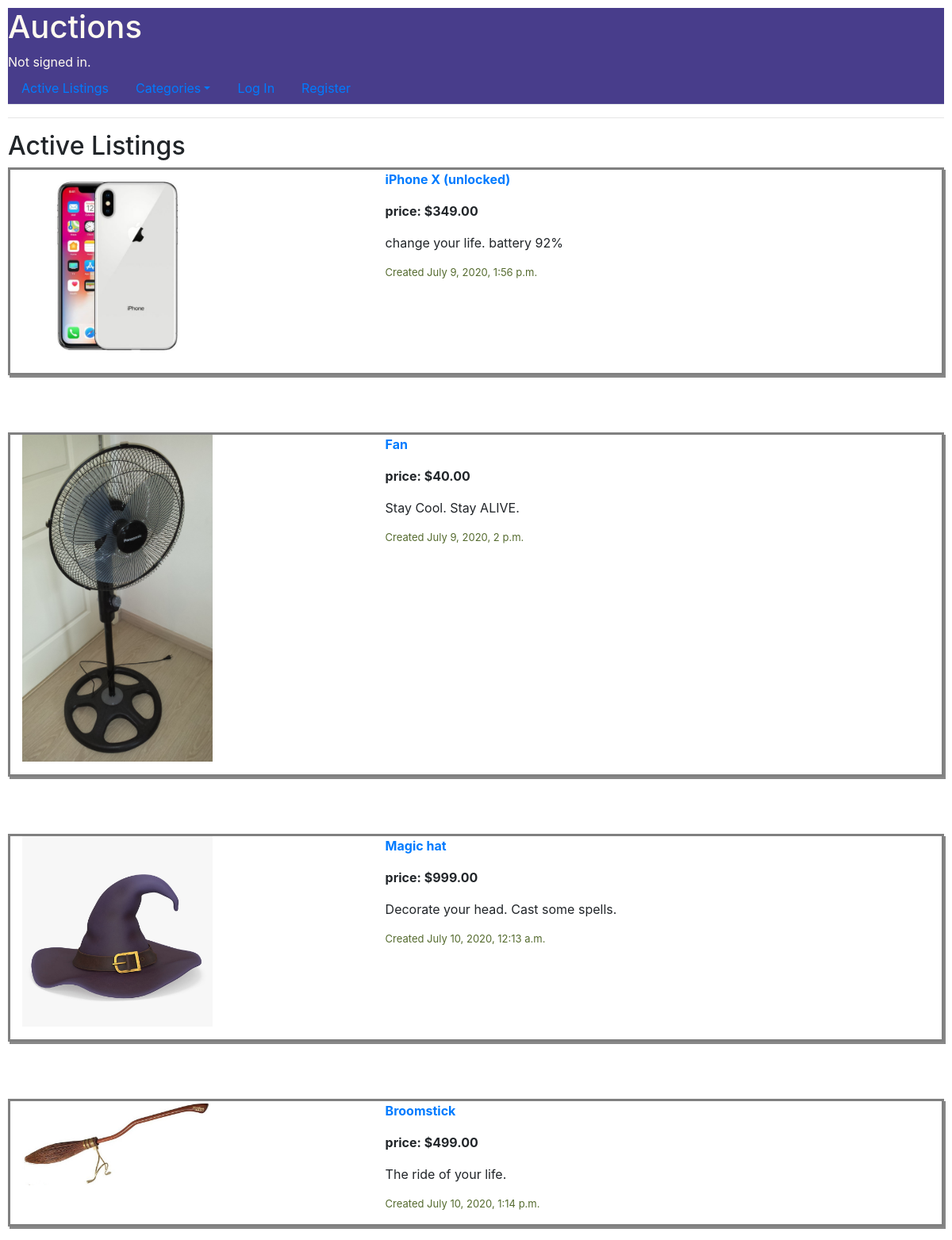
Before: / (upper part) with the older database file.
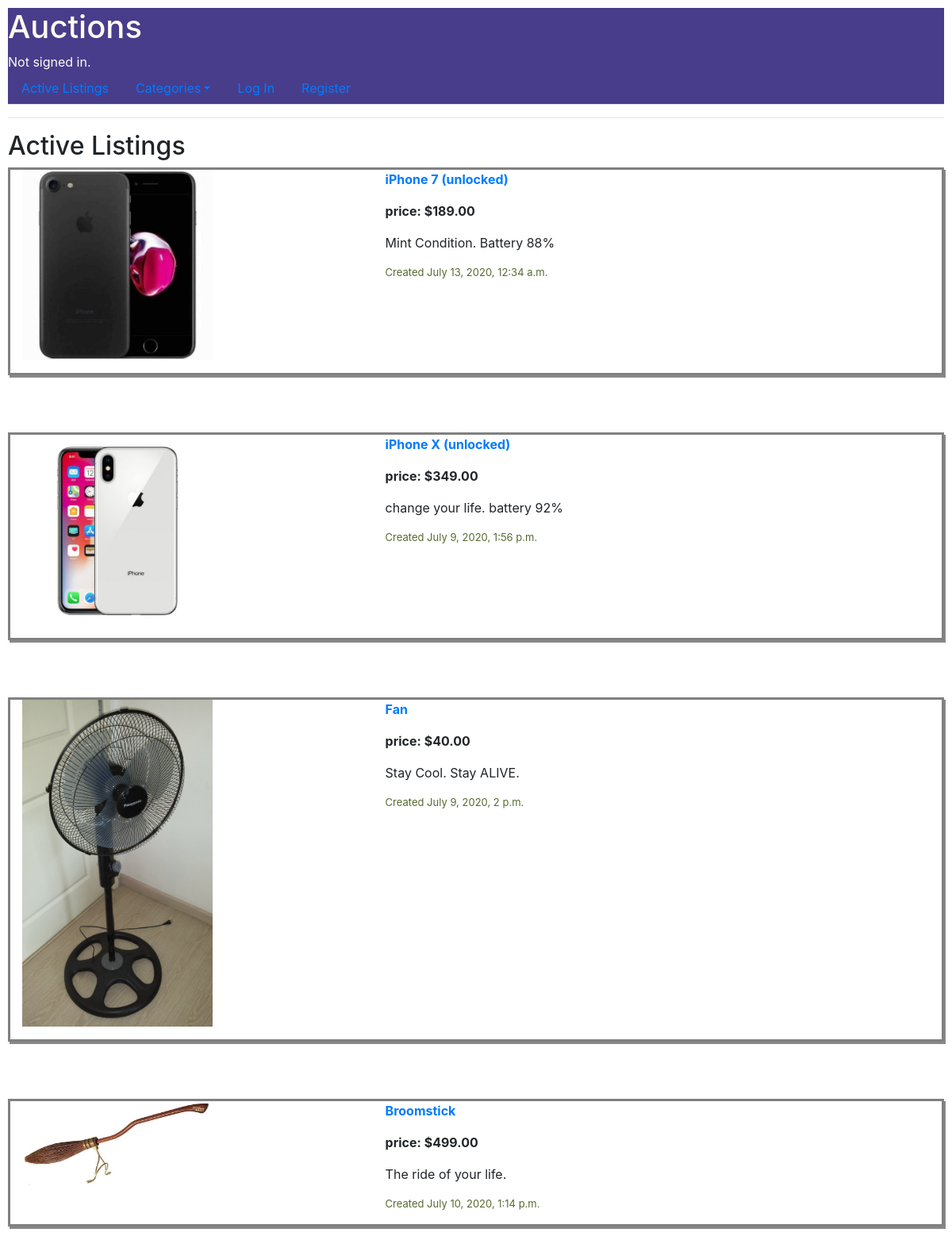
After: the same page with the newer database file.
### auctions/models.py (models this page shows, shortened)
class Listings(models.Model):
    title = models.CharField(max_length=200)
    description = models.TextField(max_length=500, default=" ")
    starting_price = models.DecimalField(max_digits=6, decimal_places=2)
    date_created = models.DateTimeField(auto_now=True)
    listing_photo = models.ImageField(upload_to ='listingPhoto', blank=True)
    CategoryOption = models.TextChoices('CategoryOption', 'Fashion Toys Electronic Home Office Tools')
    category = models.CharField(blank=True, choices=CategoryOption.choices, max_length=90)
    listing_user = models.ForeignKey(User, on_delete=models.CASCADE, related_name="listings", default=None)
    closed = models.BooleanField(default=False)

### auctions/views.py (the view)
# urls.py: path("", views.index, name="index"),
def index(request):
    user = request.user.id
    if not user:
        user = None
        watch_count = None
    else:
        watch_listings = Watchlist.objects.filter(watchlist_user=User.objects.get(id=request.user.id))
        watch_count = 0
        for item in watch_listings:
            if item.listing.closed == True:
                watch_count = watch_count + 1
    return render(request, "auctions/index.html", {
        "listings": Listings.objects.all(),
        "count": watch_count
    })

### auctions/templates/auctions/index.html (shortened to what this page needs)
{% extends "auctions/layout.html" %}
{% block body %}
    <h2>Active Listings</h2>
        {% for listing in listings %}
        {% if listing.closed == False %}
        <div class="container-fluid" style="display: flex; border: solid gray; box-shadow: 2px 3px #888888;">
            {% if listing.listing_photo %}
            <div style="width: 40%;">
                <p><a href="/view/{{ listing.title }}"><img src="{{ listing.listing_photo.url }}" alt="{{ listing.title }}" width="240"></a></p>
            </div><br>
            {% endif %}
            <div style="width: 30%;">
                <p><strong><a href="/view/{{ listing.title }}">{{ listing.title }}</a></strong></p>
            <p><strong>price: ${{ listing.starting_price }}</strong></p>
            <p>{{ listing.description }}</p>
            <p style="font-size: small; color: darkolivegreen;">Created {{ listing.date_created }}</p>
            </div>
        </div><br><br><br>
        {% endif %}
        {% empty %}
        <p style="text-align: center;"><strong>No active listings.</strong></p>
        {% endfor %}
{% endblock %}

Changed rows visible on the page:
no longer on this page (row edited): Listings: listing_photo (picture), title "Magic hat", starting_price "999.00", description "Decorate your head. Cast some spells.", date_created "July 10, 2020, 12:13 a.m."
now on this page (row edited): Listings: listing_photo (picture), title "iPhone 7 (unlocked)", starting_price "189.00", description "Mint Condition. Battery 88%", date_created "July 13, 2020, 12:34 a.m."
